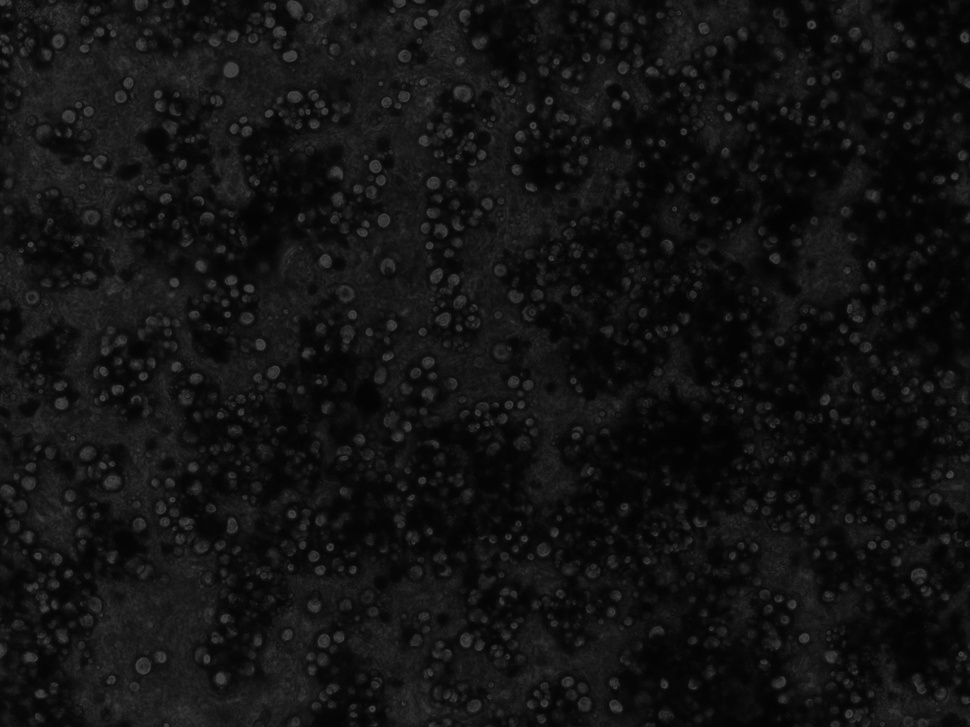
%> input picture images/3D/3dsample4.jpg, 970 x 727 px, shrunk from 1388 x 1040 before the run
$ octave modok.m   (GNU Octave 9; MATLAB toolbox functions it lacks are replaced by stand-ins)
%> lines starting %> are read from the running program, lines starting %| are printed output that depends on the picture; in (x1, y1, x2, y2) boxes, pixels count from 0 and x2, y2 are one past the last pixel; in counts of white or black regions, pixels touching at a corner belong together; the program's own positions count from 1
clc
close all
%https://www.ncbi.nlm.nih.gov/pmc/articles/PMC4442582/#SD1
% Reads in sample, if it has three channels, takes only the first channel
fname = 'images/3D/3dsample4.jpg';
im = imread(fname);
%> im is the input picture: size 727x970 uint8; min 1, max 70, mean 18.5
if size(im,3) == 3
    im = im(:, :, 1);
end

% Converts image to a value btw 0 to 1
im_gray = double(im)/255;

% Proportionally scales the image so that 0 = min val and 1 = max val
im_gray = imadjust(im_gray);
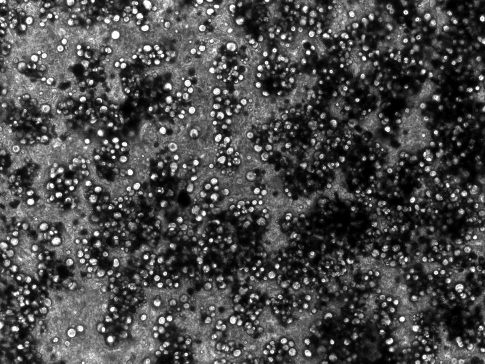
%> im_gray: size 727x970 double (shown at 1/2 size); min 0, max 1, mean 0.289
%%
% [24 lines of commented-out code are left out]
threshold = multithresh(im_gray);
%> threshold = 0.322
bin_image = im2bw(im_gray,threshold+.15);
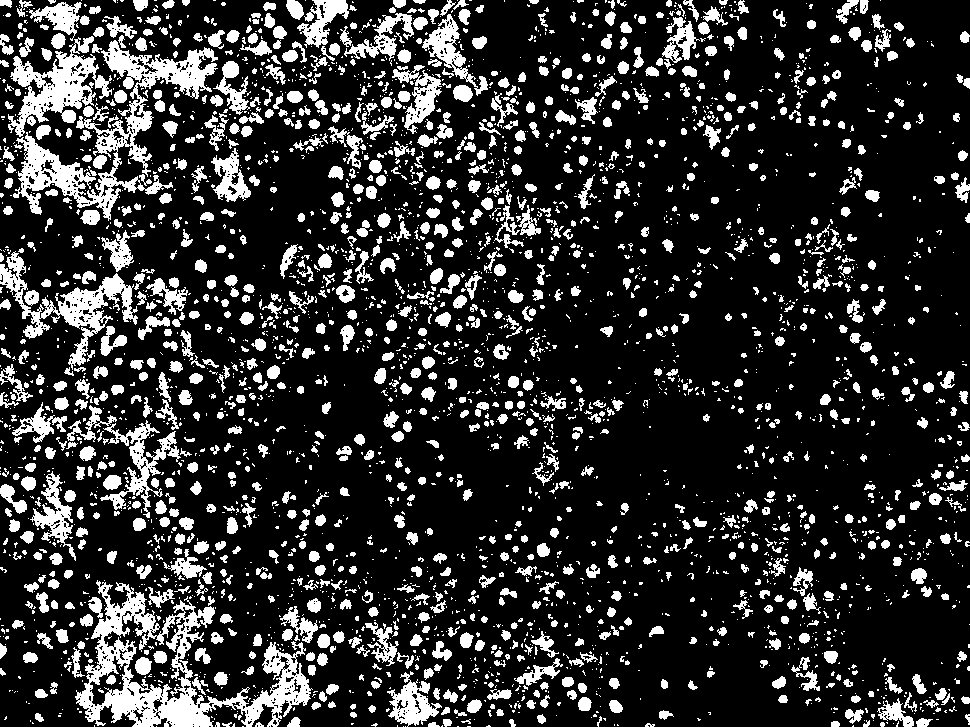
%> bin_image: size 727x970 logical; 18.7% white; 3543 white regions (2376 under 20 px), largest, box (x1, y1, x2, y2) and area: (75, 580, 313, 727) 10764, (13, 40, 218, 221) 8104, (8, 36, 112, 137) 3999

% Fill the holes in da image
Filled_Image=imfill(bin_image,'holes');
%> Filled_Image: size 727x970 logical; 19.8% white; 3514 white regions (2349 under 20 px), largest, box (x1, y1, x2, y2) and area: (75, 580, 313, 727) 15379, (13, 40, 218, 221) 9072, (8, 36, 112, 137) 4361
%BW2 = bwareaopen(Filled_Image,75);

% Filtering
% TODO: decide which filter and disk size, maybe try to find it
% programmatically
h = fspecial('disk',10);
%imshowpair(im_gray,medfilt2(Filled_Image,[5 5]),'montage');
%imshow(medfilt2(bin_image,[20 20]));
%imshowpair(imfilter(Filled_Image,h,'replicate'),medfilt2(Filled_Image,[10 10]))
bin_image = medfilt2(Filled_Image,[8 8]);
%> bin_image: size 727x970 logical; 13.9% white; 831 white regions (219 under 20 px)

%%
% Labels the images
[labeled_im,num_of_objects]=bwlabel(bin_image,8);
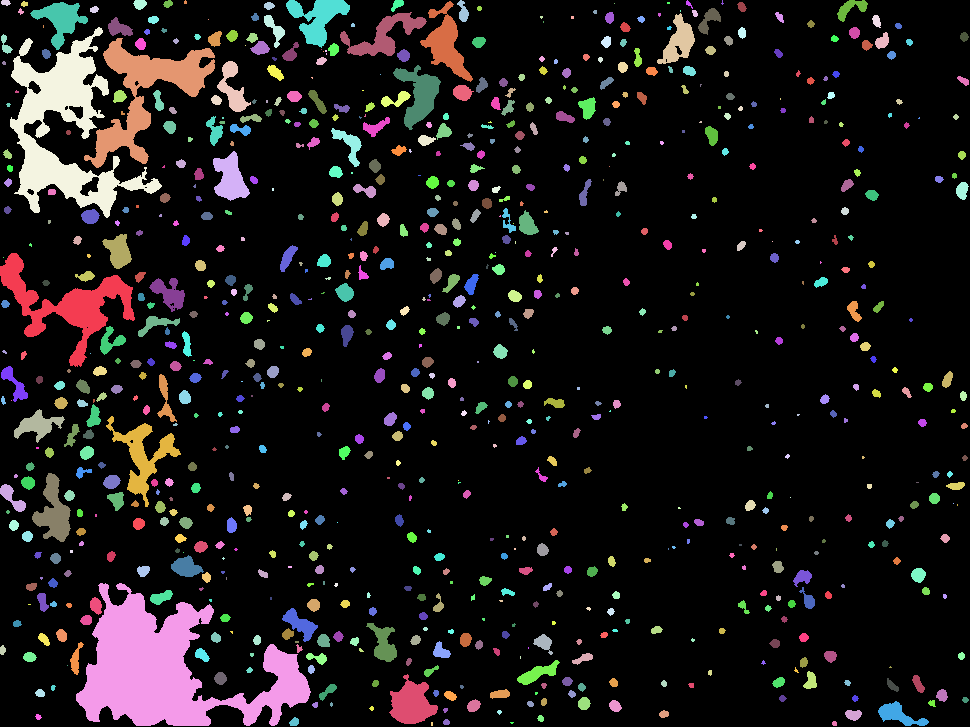
%> labeled_im: size 727x970 double; 832 distinct labels, from 0 to 831; one colour per label, 0 black
%> num_of_objects = 831

% Gets the blob properties
blobMeasurements = regionprops(labeled_im,'all');
%> blobMeasurements = 831 regions; largest, box (x1, y1, x2, y2), Area, Centroid, MajorAxisLength, MinorAxisLength and Eccentricity: (76, 583, 311, 726) 15455 [169.5 670.2] 239.6 133.5 0.831, (10, 27, 162, 218) 9427 [65 129.1] 201.8 123.3 0.792, (84, 38, 215, 168) 5143 [146.6 94.3] 164.6 94.27 0.82
allBlobAreas = [blobMeasurements.Area];
%> allBlobAreas = 831 values, max 15455 at index 72, min 1 at index 12, mean 118.1
allBlobExtents = [blobMeasurements.Extent];
%> allBlobExtents = 831 values, max 1 at index 12, min 0.271 at index 94, mean 0.72

% Logical vector that has 1 or 0 depending on whether it meets the
% threshold
allowableExtent = (allBlobExtents >= 0.52);
%> allowableExtent = 831 logical values, 768 true

% Extracts the circular ones!!
% TODO: Improve on this? Maybe use circularity instead of extent? Maybe
% eccentricity??
BWcircles = ismember(labeled_im, find(allowableExtent));
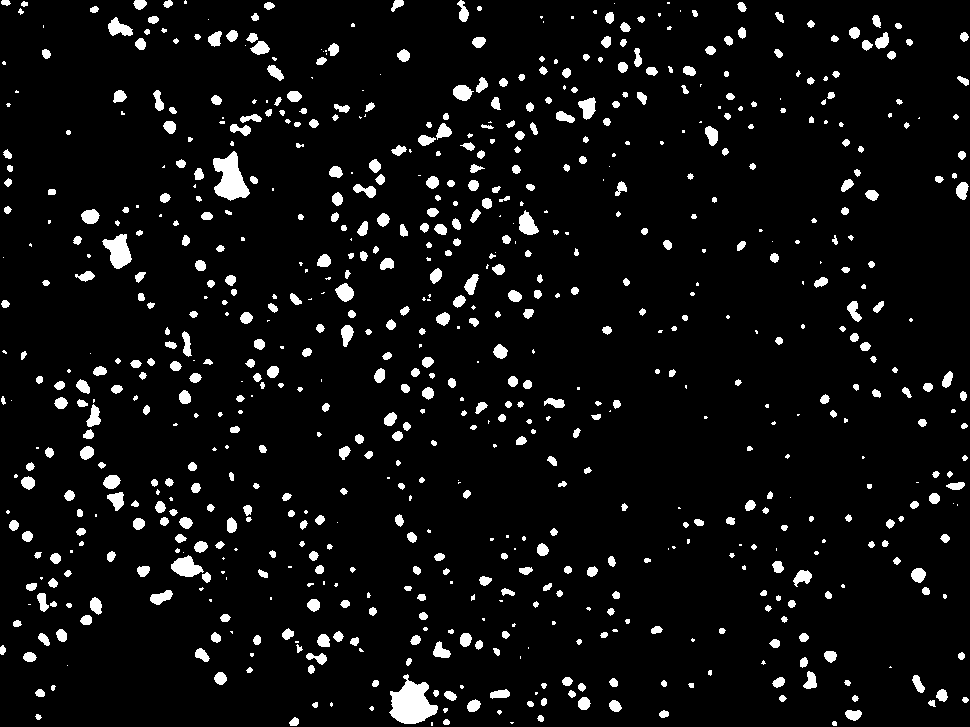
%> BWcircles: size 727x970 logical; 5.9% white; 768 white regions (217 under 20 px), largest, box (x1, y1, x2, y2) and area: (389, 674, 438, 724) 1444, (213, 151, 250, 201) 1084, (102, 234, 132, 269) 620

% Plots the blobs on top of the original image
imshow(im_gray)
hold on
numberOfBlobs = size(find(allowableExtent),2);
%> numberOfBlobs = 768

boundaries = bwboundaries(BWcircles);
%> boundaries = 769 boundaries; largest, box (x1, y1, x2, y2) and points: (389, 674, 438, 724) 159, (213, 151, 250, 201) 138, (102, 234, 132, 269) 97, (171, 555, 204, 577) 77, (108, 17, 133, 36) 67
numberOfBoundaries = size(boundaries,1);
%> numberOfBoundaries = 769
for k = 1 : numberOfBoundaries
	thisBoundary = boundaries{k};
	plot(thisBoundary(:,2), thisBoundary(:,1), 'g', 'LineWidth', 2);
end
%> this loop made 769 passes
%> thisBoundary on passes 8, 15, 27: [258 4; 258 4], [401 12; 401 12], [605 29; 605 30; 605 31; 605 30; 605 29]
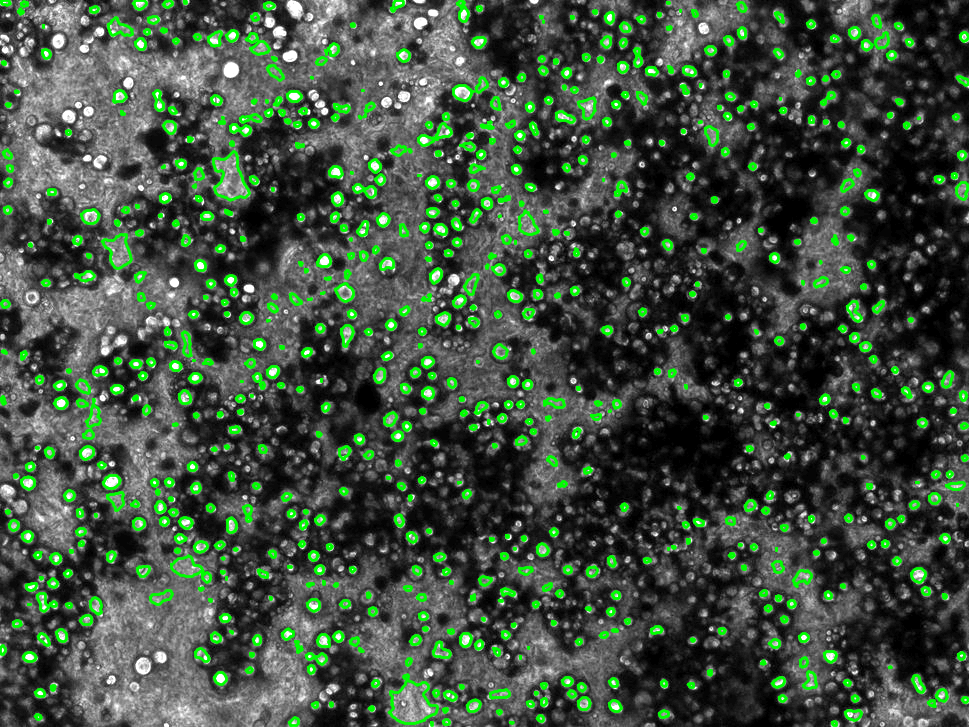
%> figure redrawn from the program's plot data
hold off

$ run again, with images/3D/3dsample1.jpg copied over images/3D/3dsample4.jpg
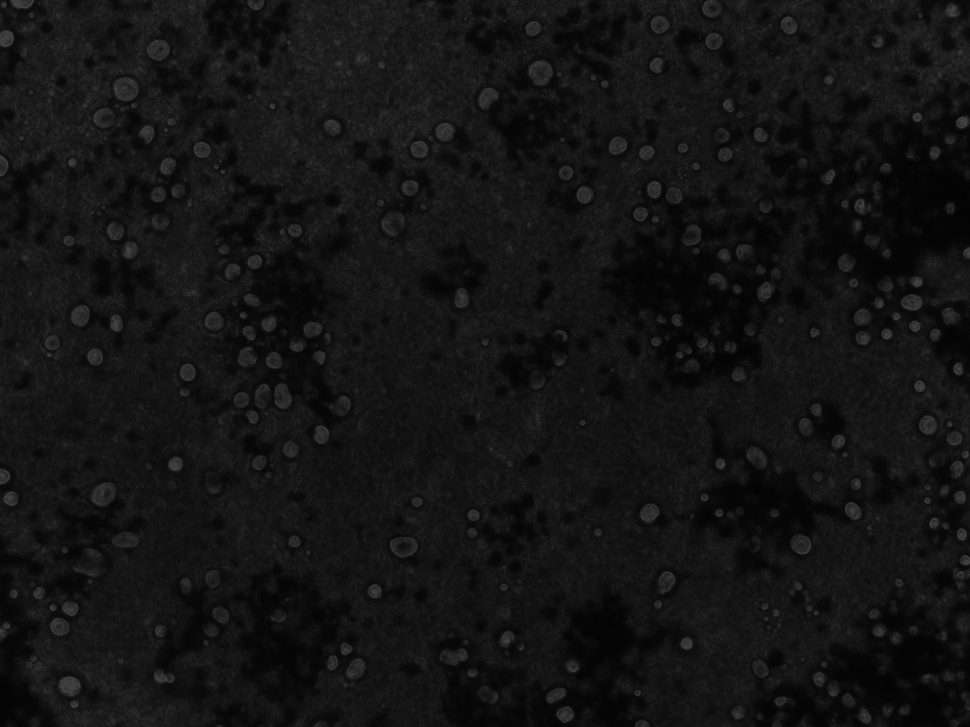
%> input picture images/3D/3dsample1.jpg, 970 x 727 px, shrunk from 1388 x 1040 before the run
%> im is the input picture: size 727x970 uint8; min 1, max 69, mean 19.5
%> threshold = 0.341
%> Filled_Image: size 727x970 logical; 19% white; 4508 white regions (3693 under 20 px), largest, box (x1, y1, x2, y2) and area: (253, 0, 474, 185) 20727, (0, 0, 208, 168) 13596, (24, 635, 177, 727) 4981
%> `[labeled_im,num_of_objects]=bwlabel(bin_image,8);`:
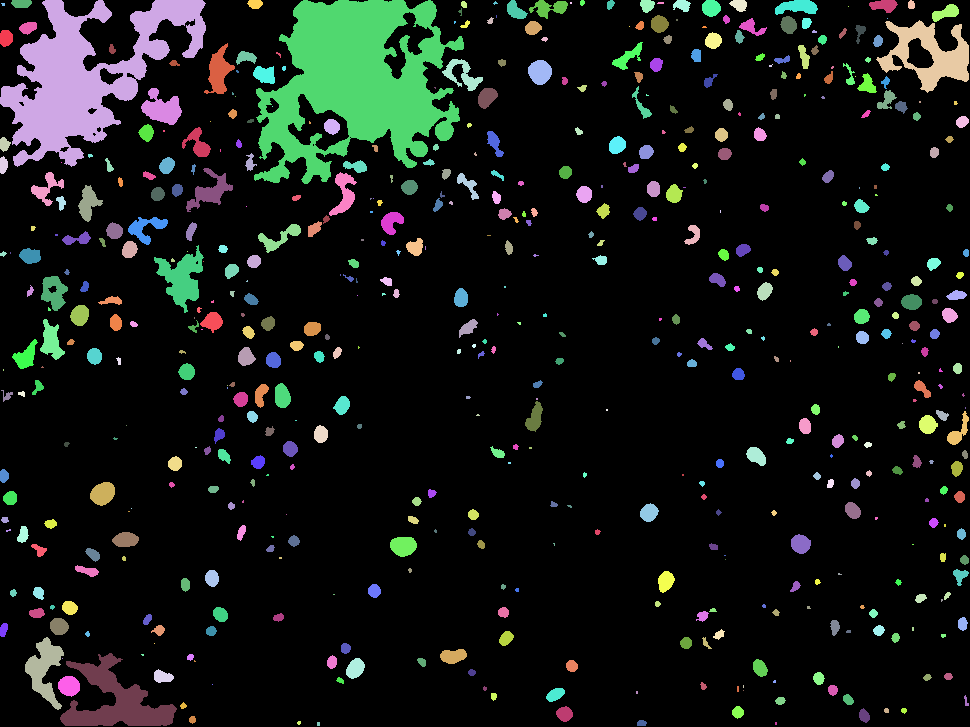
%> labeled_im: size 727x970 double; 561 distinct labels, from 0 to 560; one colour per label, 0 black
%> num_of_objects = 560
%> blobMeasurements = 560 regions; largest, box (x1, y1, x2, y2), Area, Centroid, MajorAxisLength, MinorAxisLength and Eccentricity: (254, 0, 464, 184) 21746 [356.9 83.3] 208.1 177.8 0.52, (0, 0, 206, 167) 14450 [86.7 76.9] 232 125.3 0.842, (60, 653, 177, 726) 3650 [116.2 701.4] 114.5 74.86 0.757
%> allBlobAreas = 560 values, max 21746 at index 154, min 1 at index 41, mean 168.1
%> allBlobExtents = 560 values, max 1 at index 11, min 0.261 at index 324, mean 0.733
%> allowableExtent = 560 logical values, 512 true
%> BWcircles: size 727x970 logical; 8.7% white; 512 white regions (157 under 20 px), largest, box (x1, y1, x2, y2) and area: (254, 0, 464, 184) 21746, (141, 88, 182, 125) 872, (41, 276, 68, 311) 576
%> numberOfBlobs = 512
%> boundaries = 518 boundaries; largest, box (x1, y1, x2, y2) and points: (254, 0, 464, 184) 1219, (384, 12, 434, 79) 248, (288, 94, 349, 151) 218, (141, 88, 182, 125) 137, (40, 319, 65, 360) 107
%> numberOfBoundaries = 518
%> the loop `for k = 1 : numberOfBoundaries` made 518 passes
%> thisBoundary on passes 9, 12, 25: [370 4; 371 4; 370 4], [253 11; 254 11; 253 11], [368 42; 367 43; 368 44; 368 43; 368 42]
%> after the loop `for k = 1 : numberOfBoundaries`:
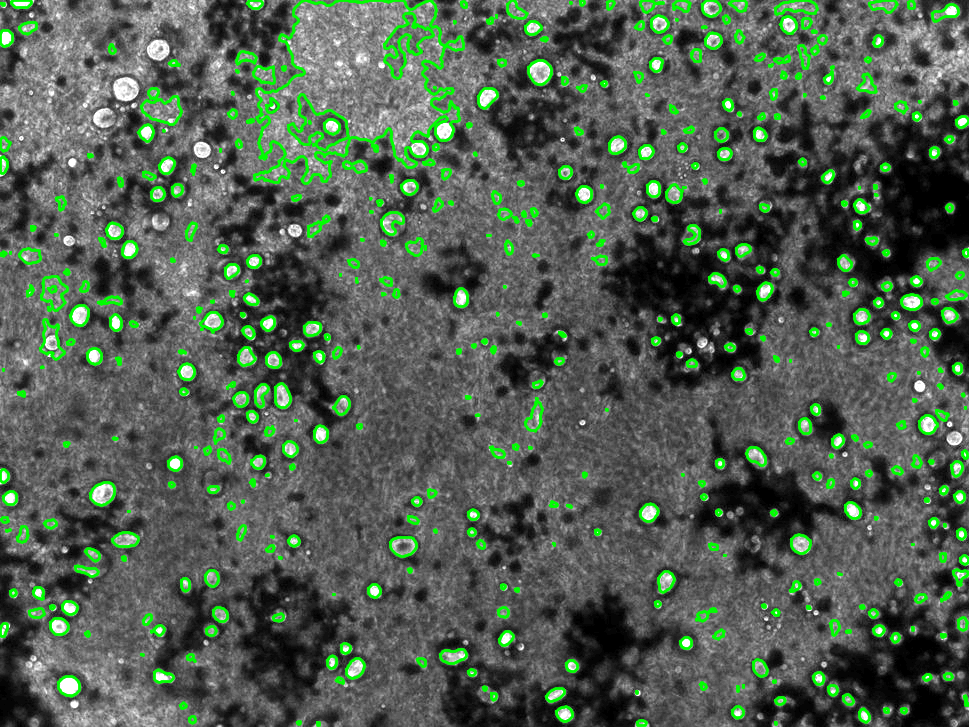
%> figure redrawn from the program's plot data
